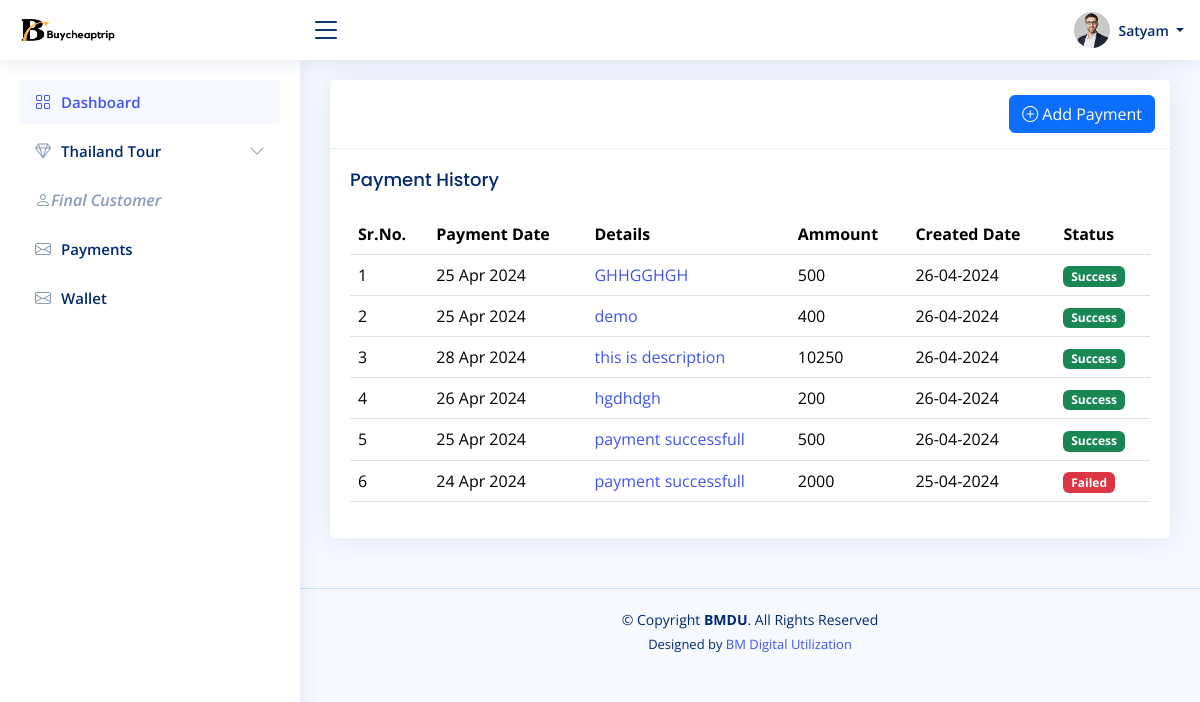
Page /users/thailand_payment.php (signed in) on the committed database.
### tables this page shows
CREATE TABLE `thailand_payment` (
  `pay_id` int(11) NOT NULL,
  `user_ammount` double NOT NULL,
  `description` varchar(255) NOT NULL,
  `file` varchar(100) NOT NULL,
  `payment_date` varchar(100) NOT NULL,
  `payment_id` varchar(15) NOT NULL,
  `debit` double DEFAULT NULL,
  `credit` double DEFAULT NULL,
  `final_ammount` double DEFAULT NULL,
  `created_date` datetime NOT NULL DEFAULT current_timestamp(),
  `account_details` varchar(100) NOT NULL,
  `status` enum('Pending','Accept','Denied','') NOT NULL DEFAULT 'Pending',
  `reward` double DEFAULT NULL,
  `feedback` varchar(100) DEFAULT NULL
);

### users/thailand_payment.php (the view, shortened to what this page needs)
<?php
include "../connection.php";
?>
<?php include('header.php'); ?>
<?php include('sidebar.php'); ?>
<main id="main" class="main">
    <section class="section">
        <div class="row">
            <div class="col-lg-12">
                <div class="card">
                    <div class="card-header"><a href="thailand_payment_form" class="btn btn-primary float-end"><i class="bi bi-plus-circle"></i> Add Payment</a></div>
                    <div class="card-body">
                        <h5 class="card-title">Payment History</h5>
                        <table class="table datatable">
                            <thead>
                                <tr>
                                    <th>Sr.No.</th>
                                    <th>Payment Date</th>
                                    <th>Details</th>
                                    <th>Ammount</th>
                                    <th data-type="date" data-format="YYYY/DD/MM">Created Date</th>
                                    <th>Status</th>
                                </tr>
                            </thead>
                            <tbody>
                                <?php
                                $a = 1;
                                $query = "SELECT * FROM `thailand_payment` where account_details='$_SESSION[userEmail]' ORDER BY pay_id DESC";
                                $res = mysqli_query($conn, $query);
                                while ($payment = mysqli_fetch_assoc($res)) {
                                ?>
                                    <tr>
                                        <td><?php echo $a ?></td>
                                        <?php
                                        $timestamp = strtotime($payment['payment_date']);
                                        $formatted_date = date("d M Y", $timestamp);
                                        ?>
                                        <td><?php echo $formatted_date ?></td>
                                        <td> <a href="thailand_payment_details?payment_id=<?php echo $payment['payment_id'] ?>"><?php echo $payment['description'] ?></a></td>
                                        <td><?php echo $payment['user_ammount'] ?></td>
                                        <td><?php echo date('d-m-Y', strtotime($payment['created_date'])); ?></td>
                                        <td>
                                            <?php
                                            if ($payment['status'] == 'Pending') {
                                                echo "<span class='badge bg-warning'>Pending</span>";
                                            } elseif ($payment['status'] == 'Accept') {
                                                echo "<span class='badge bg-success'>Success</span>";
                                            } else {
                                                echo "<span class='badge bg-danger'>Failed</span>";
                                            }
                                            ?>
                                        </td>
                                    </tr>
                                <?php
                                    $a++;
                                }
                                ?>
                            </tbody>
                        </table>
                    </div>
                </div>
            </div>
        </div>
    </section>
</main>
<?php include "footer.php"; ?>

### users/assets/css/style.css (style rules this page uses)
:root { scroll-behavior: smooth; }
body { font-family: "Open Sans", sans-serif; background: #f6f9ff; color: #444444; }
a { color: #4154f1; text-decoration: none; }
h1, h2, h3, h4, h5, h6 { font-family: "Nunito", sans-serif; }
#main { margin-top: 60px; padding: 20px 30px; transition: all 0.3s; }
.card { margin-bottom: 30px; border: none; border-radius: 5px; box-shadow: 0px 0 30px rgba(1, 41, 112, 0.1); }
.card-header, .card-footer { border-color: #ebeef4; background-color: #fff; color: #798eb3; padding: 15px; }
.card-title { padding: 20px 0 15px 0; font-size: 18px; font-weight: 500; color: #012970; font-family: "Poppins", sans-serif; }
.card-body { padding: 0 20px 20px 20px; }
@media (min-width: 1200px) { #main, #footer { margin-left: 300px; } }

### rows in the picture
thailand_payment: payment_date "25 Apr 2024", description "GHHGGHGH", user_ammount "500", created_date "26-04-2024", status "Success"
thailand_payment: payment_date "25 Apr 2024", description "demo", user_ammount "400", created_date "26-04-2024", status "Success"
thailand_payment: payment_date "28 Apr 2024", description "this is description", user_ammount "10250", created_date "26-04-2024", status "Success"
thailand_payment: payment_date "26 Apr 2024", description "hgdhdgh", user_ammount "200", created_date "26-04-2024", status "Success"
thailand_payment: payment_date "25 Apr 2024", description "payment successfull", user_ammount "500", created_date "26-04-2024", status "Success"
thailand_payment: payment_date "24 Apr 2024", description "payment successfull", user_ammount "2000", created_date "25-04-2024", status "Failed"

### other values in the picture
$_SESSION['name'] "Satyam"
